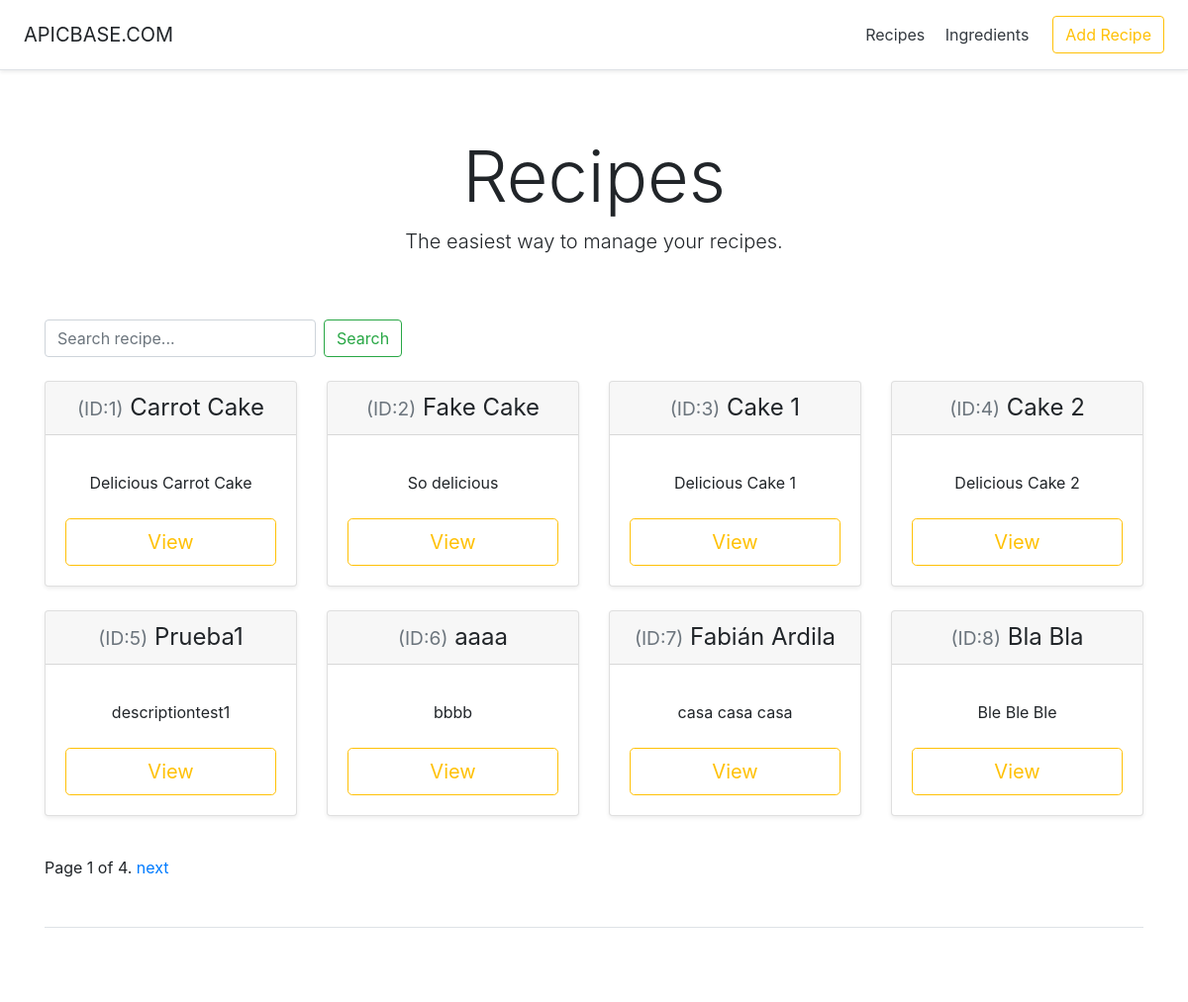
Page /recipeManager/ on the earlier database version.
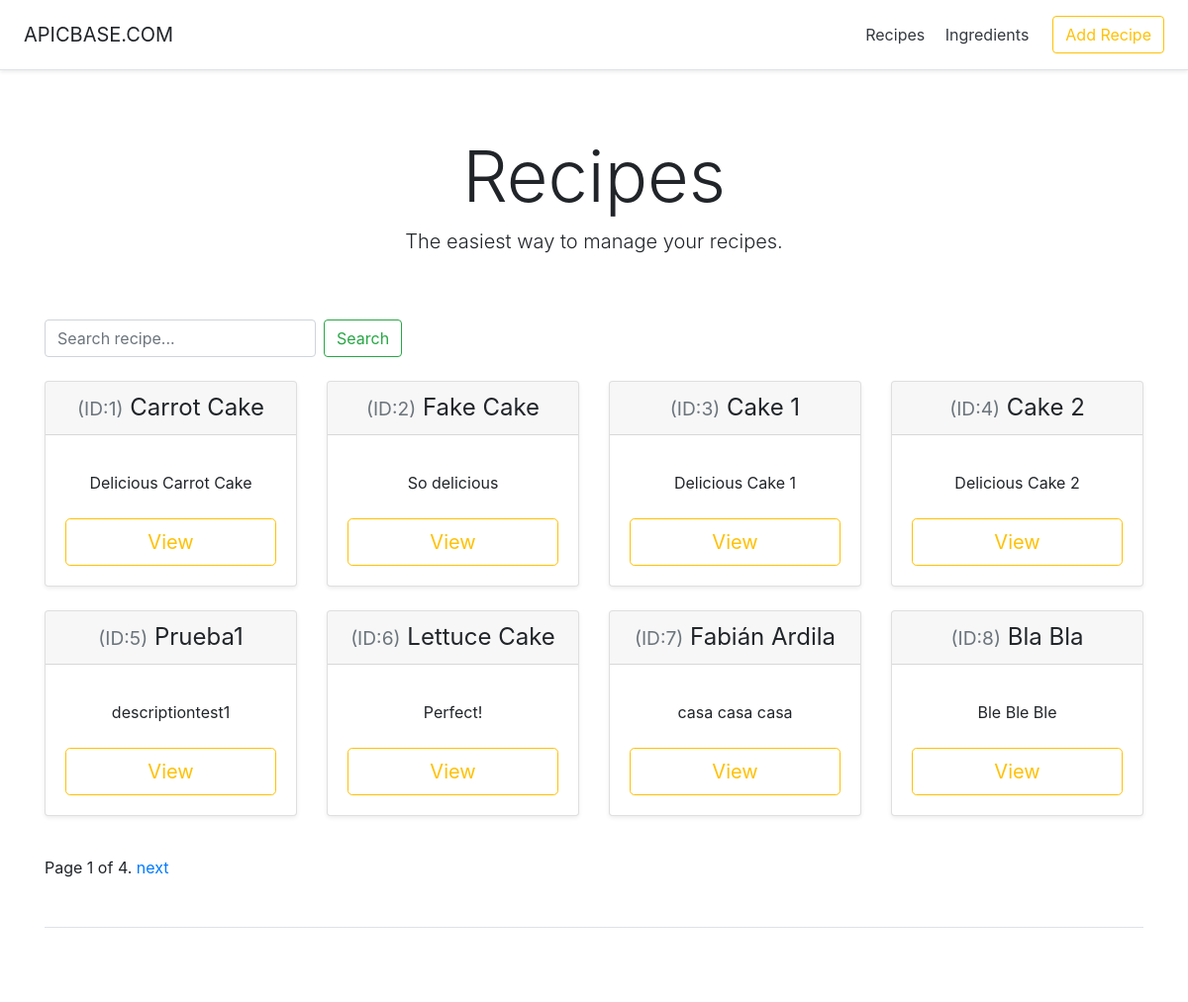
Same page on the later database version.
### recipeManager/models.py (models this page shows, shortened)
class Recipe(models.Model):
    id = models.AutoField(primary_key=True)
    name = models.CharField(max_length=200)
    description = models.CharField(max_length=200)
    ingredients = models.ManyToManyField(Ingredient, through='Recipe_Ingredients')

### recipeManager/views.py (the view)
# urls.py: path('', views.IndexView.as_view(), name='index'),
class IndexView(generic.ListView):
    template_name = 'recipeManager/index.html'
    context_object_name = 'recipes_list'
    paginate_by = 8
    def get_queryset(self):
        recipes = Recipe.objects.all()
        if 'search' in self.request.GET:
            return doSearch(self.request.GET['search'], recipes)
        else:
            return recipes

### recipeManager/templates/recipeManager/index.html (shortened to what this page needs)
<!DOCTYPE html>
<html lang="en">
   <head>
      {% load static %}
      <link href="{%static 'recipeManager/pricing.css'%}" rel="stylesheet">
      {% load static %}
      <link href="{%static 'recipeManager/bootstrap.min.css'%}" rel="stylesheet">
   </head>
   <body>
      <div class="d-flex flex-column flex-md-row align-items-center p-3 px-md-4 mb-3 bg-white border-bottom shadow-sm">
         <h5 class="my-0 mr-md-auto font-weight-normal">APICBASE.COM</h5>
         <nav class="my-2 my-md-0 mr-md-3">
            <a class="p-2 text-dark" href="{% url 'recipeManager:index' %}">Recipes</a>
            <a class="p-2 text-dark" href="{% url 'recipeManager:ingredients' %}">Ingredients</a>
         </nav>
         <a class="btn btn-outline-warning" href="{% url 'recipeManager:addRecipe' %}">Add Recipe</a>
      </div>
      <div class="pricing-header px-3 py-3 pt-md-5 pb-md-4 mx-auto text-center">
         <h1 class="display-3">Recipes</h1>
         <p class="lead">The easiest way to manage your recipes.</p>
      </div>
      <div class="container">
        <form class="form-inline my-lg-4" method="get">
           <input name="search" class="form-control mr-sm-2" type="search" placeholder="Search recipe..." aria-label="Search">
           <button class="btn btn-outline-success my-2 my-sm-0" type="submit">Search</button>
        </form>
         <div class="card-deck mb-3 text-center">
            {% if recipes_list %}
            {% for recipe in recipes_list %}
            <div class="card mb-4 shadow-sm">
               <div class="card-header">
                  <h4 class="my-0 font-weight-normal"><small class="text-muted">(ID:{{ recipe.id }})</small> {{ recipe.name }}</h4>
               </div>
               <div class="card-body">
                  <ul class="list-unstyled mt-3 mb-4">
                     <li>{{ recipe.description }}</li>
                  </ul>
                  <a href="{% url 'recipeManager:recipeDetail' recipe.id %}" style="text-decoration:none;"><button type="button" class="btn btn-lg btn-block btn-outline-warning">View</button></a>
               </div>
            </div>
            {% endfor %}
         </div>
         {% if is_paginated %}
           <div class="pagination">
              <span class="page-links">
              <span class="page-current">
              Page {{ page_obj.number }} of {{ page_obj.paginator.num_pages }}.
              </span>
              {% if page_obj.has_next %}
              <a href="?page={{ page_obj.next_page_number }}">next</a>
              {% endif %}
              </span>
           </div>
         {% endif %}
         {% else %}
          <p><strong>No recipes available.</strong></p>
         {% endif %}
         <footer class="pt-4 my-md-5 pt-md-5 border-top"></footer>
      </div>
   </body>
</html>

Differences in the rows shown:
changed Recipe id 6: name "aaaa" → "Lettuce Cake"; description "bbbb" → "Perfect!"
